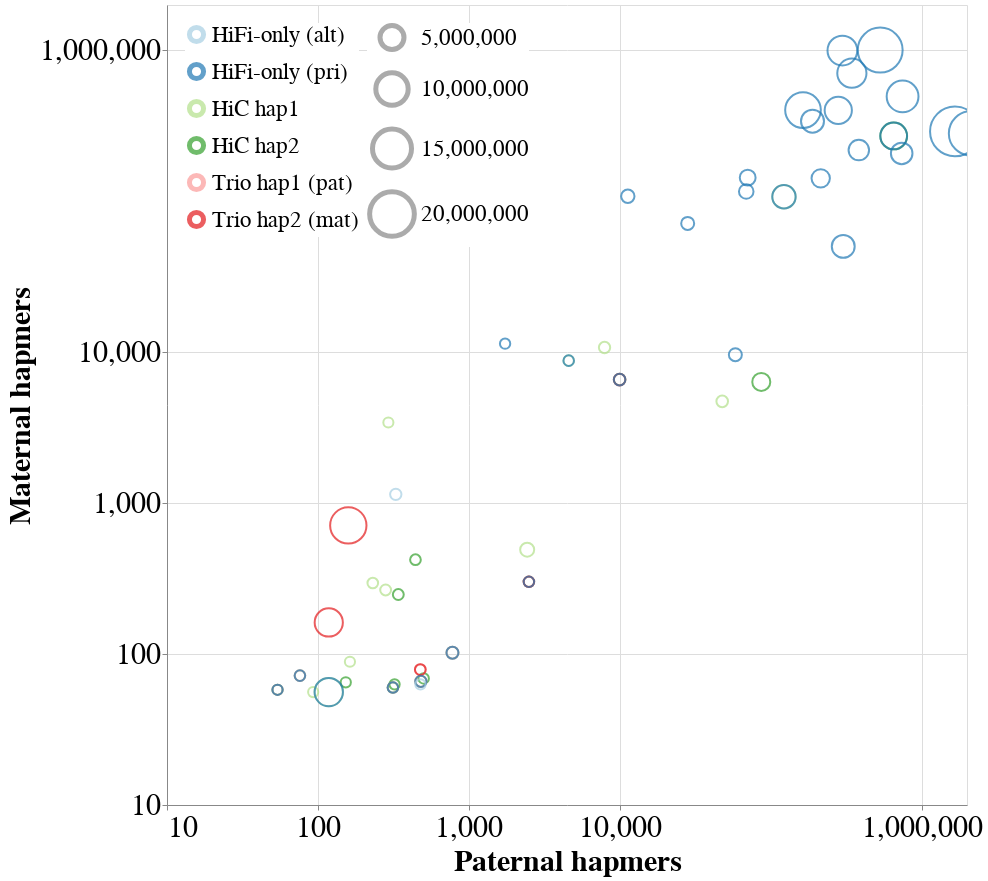

Notebook code cell kept with this figure:
### Code cell
panel_a = hapmer_graph(blob)
panel_a

### Figure 1 — Vega-Lite specification as saved in the notebook (floating-point values rounded to 4 significant figures)
{"config": {"view": {"continuousWidth": 400, "continuousHeight": 300}, "axis": {"labelFont": "Arial", "labelFontSize": 30, "titleFont": "Arial", "titleFontSize": 30}, "legend": {"fillColor": "white", "labelFont": "Arial", "labelFontSize": 23, "orient": "top-left", "symbolSize": 200, "symbolStrokeWidth": 5, "title": null}}, "data": {"name": "data-5b10df76e221f4cce4a6e44995c42477"}, "mark": {"type": "point", "clip": true}, "encoding": {"color": {"field": "Assembly", "scale": {"domain": ["HiFi-only (alt)", "HiFi-only (pri)", "HiC hap1", "HiC hap2", "Trio hap1 (pat)", "Trio hap2 (mat)"], "range": ["#a6cee3", "#1f78b4", "#b2df8a", "#33a02c", "#fb9a99", "#e31a1c"]}, "type": "nominal"}, "size": {"field": "Size", "scale": {"domain": [10, 20000000], "range": [100, 2000]}, "type": "quantitative"}, "x": {"axis": {"values": [10, 100, 1000, 10000, 1000000]}, "field": "pat_hapmer", "scale": {"domain": [10, 2000000], "type": "log"}, "title": "Paternal hapmers", "type": "quantitative"}, "y": {"axis": {"values": [10, 100, 1000, 10000, 1000000]}, "field": "mat_hapmer", "scale": {"domain": [10, 2000000], "type": "log"}, "title": "Maternal hapmers", "type": "quantitative"}}, "height": 800, "width": 800, "$schema": "https://vega.github.io/schema/vega-lite/v4.17.0.json", "datasets": {"data-5b10df76e221f4cce4a6e44995c42477": [{"Assembly": "HiC hap1", "Contig": "h1tg000106l", "pat_hapmer": 118, "mat_hapmer": 56, "Size": 7416280}, {"Assembly": "HiC hap1", "Contig": "h1tg000152l", "pat_hapmer": 281, "mat_hapmer": 266, "Size": 184670}, {"Assembly": "HiC hap1", "Contig": "h1tg000156l", "pat_hapmer": 122509, "mat_hapmer": 107306, "Size": 4688765}, {"Assembly": "HiC hap1", "Contig": "h1tg000229l", "pat_hapmer": 9988, "mat_hapmer": 6599, "Size": 353137}, {"Assembly": "HiC hap1", "Contig": "h1tg000362l", "pat_hapmer": 7931, "mat_hapmer": 10756, "Size": 290854}, {"Assembly": "HiC hap1", "Contig": "h1tg000393l", "pat_hapmer": 93, "mat_hapmer": 56, "Size": 30443}, {"Assembly": "HiC hap1", "Contig": "h1tg000405l", "pat_hapmer": 2436, "mat_hapmer": 492, "Size": 1018316}, {"Assembly": "HiC hap1", "Contig": "h1tg000418l", "pat_hapmer": 47749, "mat_hapmer": 4729, "Size": 369436}, {"Assembly": "HiC hap1", "Contig": "h1tg000432l", "pat_hapmer": 2501, "mat_hapmer": 301, "Size": 106999}, {"Assembly": "HiC hap1", "Contig": "h1tg000451l", "pat_hapmer": 481, "mat_hapmer": 66, "Size": 273456}, {"Assembly": "HiC hap1", "Contig": "h1tg000547l", "pat_hapmer": 779, "mat_hapmer": 102, "Size": 459507}, {"Assembly": "HiC hap1", "Contig": "h1tg000584l", "pat_hapmer": 76, "mat_hapmer": 72, "Size": 121718}, {"Assembly": "HiC hap1", "Contig": "h1tg000598l", "pat_hapmer": 231, "mat_hapmer": 296, "Size": 139644}, {"Assembly": "HiC hap1", "Contig": "h1tg000602l", "pat_hapmer": 163, "mat_hapmer": 89, "Size": 36463}, {"Assembly": "HiC hap1", "Contig": "h1tg000768l", "pat_hapmer": 4590, "mat_hapmer": 8801, "Size": 116625}, {"Assembly": "HiC hap1", "Contig": "h1tg000836l", "pat_hapmer": 293, "mat_hapmer": 3427, "Size": 26924}, {"Assembly": "HiC hap2", "Contig": "h2tg000060l", "pat_hapmer": 653550, "mat_hapmer": 271077, "Size": 6484363}, {"Assembly": "HiC hap2", "Contig": "h2tg000079l", "pat_hapmer": 86673, "mat_hapmer": 6361, "Size": 2366915}, {"Assembly": "HiC hap2", "Contig": "h2tg000272l", "pat_hapmer": 314, "mat_hapmer": 60, "Size": 110207}, {"Assembly": "HiC hap2", "Contig": "h2tg000279l", "pat_hapmer": 322, "mat_hapmer": 63, "Size": 57727}, {"Assembly": "HiC hap2", "Contig": "h2tg000336l", "pat_hapmer": 341, "mat_hapmer": 248, "Size": 193366}, {"Assembly": "HiC hap2", "Contig": "h2tg000357l", "pat_hapmer": 443, "mat_hapmer": 422, "Size": 152306}, {"Assembly": "HiC hap2", "Contig": "h2tg000393l", "pat_hapmer": 502, "mat_hapmer": 69, "Size": 99849}, {"Assembly": "HiC hap2", "Contig": "h2tg000414l", "pat_hapmer": 54, "mat_hapmer": 58, "Size": 46494}, {"Assembly": "HiC hap2", "Contig": "h2tg000438l", "pat_hapmer": 153, "mat_hapmer": 65, "Size": 46907}, {"Assembly": "Trio hap1 (pat)", "Contig": "h1tg000325l", "pat_hapmer": 314, "mat_hapmer": 60, "Size": 110207}, {"Assembly": "Trio hap1 (pat)", "Contig": "h1tg000407l", "pat_hapmer": 2501, "mat_hapmer": 301, "Size": 106999}, {"Assembly": "Trio hap1 (pat)", "Contig": "h1tg000416l", "pat_hapmer": 481, "mat_hapmer": 66, "Size": 273456}, {"Assembly": "Trio hap1 (pat)", "Contig": "h1tg000481l", "pat_hapmer": 477, "mat_hapmer": 79, "Size": 167561}, {"Assembly": "Trio hap1 (pat)", "Contig": "h1tg000482l", "pat_hapmer": 779, "mat_hapmer": 102, "Size": 459507}, {"Assembly": "Trio hap1 (pat)", "Contig": "h1tg000500l", "pat_hapmer": 76, "mat_hapmer": 72, "Size": 121718}, {"Assembly": "Trio hap1 (pat)", "Contig": "h1tg000536l", "pat_hapmer": 54, "mat_hapmer": 58, "Size": 46494}, {"Assembly": "Trio hap2 (mat)", "Contig": "h2tg000005l", "pat_hapmer": 159, "mat_hapmer": 712, "Size": 12851015}, {"Assembly": "Trio hap2 (mat)", "Contig": "h2tg000101l", "pat_hapmer": 118, "mat_hapmer": 162, "Size": 7319239}, {"Assembly": "Trio hap2 (mat)", "Contig": "h2tg000209l", "pat_hapmer": 9978, "mat_hapmer": 6585, "Size": 351164}, {"Assembly": "Trio hap2 (mat)", "Contig": "h2tg000362l", "pat_hapmer": 2501, "mat_hapmer": 301, "Size": 106999}, {"Assembly": "Trio hap2 (mat)", "Contig": "h2tg000430l", "pat_hapmer": 477, "mat_hapmer": 79, "Size": 167561}, {"Assembly": "HiFi-only (pri)", "Contig": "ptg000021l_1", "pat_hapmer": 2126941, "mat_hapmer": 282031, "Size": 19683555}, {"Assembly": "HiFi-only (pri)", "Contig": "ptg000029l_1", "pat_hapmer": 298751, "mat_hapmer": 997493, "Size": 8276722}, {"Assembly": "HiFi-only (pri)", "Contig": "ptg000032l_1", "pat_hapmer": 748470, "mat_hapmer": 495763, "Size": 9598109}, {"Assembly": "HiFi-only (pri)", "Contig": "ptg000040l_1", "pat_hapmer": 383919, "mat_hapmer": 218580, "Size": 3375373}, {"Assembly": "HiFi-only (pri)", "Contig": "ptg000048l_1", "pat_hapmer": 738357, "mat_hapmer": 207722, "Size": 3831613}, {"Assembly": "HiFi-only (pri)", "Contig": "ptg000060l_1", "pat_hapmer": 345261, "mat_hapmer": 706524, "Size": 7919575}, {"Assembly": "HiFi-only (pri)", "Contig": "ptg000064l_1", "pat_hapmer": 3730294, "mat_hapmer": 392468, "Size": 38660668}, {"Assembly": "HiFi-only (pri)", "Contig": "ptg000067l_1", "pat_hapmer": 68892, "mat_hapmer": 116231, "Size": 1182498}, {"Assembly": "HiFi-only (pri)", "Contig": "ptg000076l_1", "pat_hapmer": 1662622, "mat_hapmer": 290425, "Size": 24930671}, {"Assembly": "HiFi-only (pri)", "Contig": "ptg000080l_1", "pat_hapmer": 58360, "mat_hapmer": 9632, "Size": 725842}, {"Assembly": "HiFi-only (pri)", "Contig": "ptg000084l_1", "pat_hapmer": 163810, "mat_hapmer": 402483, "Size": 12338213}, {"Assembly": "HiFi-only (pri)", "Contig": "ptg000087l_1", "pat_hapmer": 280603, "mat_hapmer": 401004, "Size": 6760624}, {"Assembly": "HiFi-only (pri)", "Contig": "ptg000103l_1", "pat_hapmer": 70436, "mat_hapmer": 143534, "Size": 1584584}, {"Assembly": "HiFi-only (pri)", "Contig": "ptg000106l_1", "pat_hapmer": 653550, "mat_hapmer": 271077, "Size": 6484367}, {"Assembly": "HiFi-only (pri)", "Contig": "ptg000122l_1", "pat_hapmer": 531877, "mat_hapmer": 1005796, "Size": 20155647}, {"Assembly": "HiFi-only (pri)", "Contig": "ptg000157l_1", "pat_hapmer": 302675, "mat_hapmer": 50296, "Size": 4463239}, {"Assembly": "HiFi-only (pri)", "Contig": "ptg000184l_1", "pat_hapmer": 118, "mat_hapmer": 56, "Size": 7416280}, {"Assembly": "HiFi-only (pri)", "Contig": "ptg000190l_1", "pat_hapmer": 189353, "mat_hapmer": 339680, "Size": 4505975}, {"Assembly": "HiFi-only (pri)", "Contig": "ptg000261l_1", "pat_hapmer": 122509, "mat_hapmer": 107306, "Size": 4688765}, {"Assembly": "HiFi-only (pri)", "Contig": "ptg000312l_1", "pat_hapmer": 214642, "mat_hapmer": 141980, "Size": 2495227}, {"Assembly": "HiFi-only (pri)", "Contig": "ptg000338l_1", "pat_hapmer": 28196, "mat_hapmer": 71432, "Size": 717012}, {"Assembly": "HiFi-only (pri)", "Contig": "ptg000378l_1", "pat_hapmer": 9978, "mat_hapmer": 6585, "Size": 351164}, {"Assembly": "HiFi-only (pri)", "Contig": "ptg000502l_1", "pat_hapmer": 11312, "mat_hapmer": 108118, "Size": 820601}, {"Assembly": "HiFi-only (pri)", "Contig": "ptg000520l_1", "pat_hapmer": 314, "mat_hapmer": 60, "Size": 110207}, {"Assembly": "HiFi-only (pri)", "Contig": "ptg000656l_1", "pat_hapmer": 2501, "mat_hapmer": 301, "Size": 106999}, {"Assembly": "HiFi-only (pri)", "Contig": "ptg000681l_1", "pat_hapmer": 481, "mat_hapmer": 66, "Size": 273456}, {"Assembly": "HiFi-only (pri)", "Contig": "ptg000746l_1", "pat_hapmer": 1739, "mat_hapmer": 11396, "Size": 68178}, {"Assembly": "HiFi-only (pri)", "Contig": "ptg000787l_1", "pat_hapmer": 779, "mat_hapmer": 102, "Size": 459507}, {"Assembly": "HiFi-only (pri)", "Contig": "ptg000824l_1", "pat_hapmer": 76, "mat_hapmer": 72, "Size": 121718}, {"Assembly": "HiFi-only (pri)", "Contig": "ptg000893l_1", "pat_hapmer": 54, "mat_hapmer": 58, "Size": 46494}, {"Assembly": "HiFi-only (pri)", "Contig": "ptg001024l_1", "pat_hapmer": 4590, "mat_hapmer": 8801, "Size": 116625}, {"Assembly": "HiFi-only (alt)", "Contig": "hap_ptg000680l_1_1", "pat_hapmer": 328, "mat_hapmer": 1144, "Size": 305959}, {"Assembly": "HiFi-only (alt)", "Contig": "hap_ptg000823l_1_1", "pat_hapmer": 478, "mat_hapmer": 63, "Size": 77115}]}}
